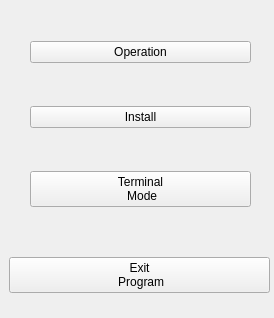
<?xml version="1.0" encoding="UTF-8"?>
<ui version="4.0">
 <class>OptionsMenu</class>
 <widget class="QWidget" name="OptionsMenu">
  <property name="geometry">
   <rect>
    <x>0</x>
    <y>0</y>
    <width>274</width>
    <height>318</height>
   </rect>
  </property>
  <property name="windowTitle">
   <string>LD Menu</string>
  </property>
  <widget class="QWidget" name="verticalLayoutWidget">
   <property name="geometry">
    <rect>
     <x>9</x>
     <y>250</y>
     <width>261</width>
     <height>51</height>
    </rect>
   </property>
   <layout class="QVBoxLayout" name="verticalLayout">
    <item>
     <widget class="QPushButton" name="exitButton">
      <property name="inputMethodHints">
       <set>Qt::ImhNone</set>
      </property>
      <property name="text">
       <string>Exit 
 Program</string>
      </property>
     </widget>
    </item>
   </layout>
  </widget>
  <widget class="QWidget" name="gridLayoutWidget">
   <property name="geometry">
    <rect>
     <x>30</x>
     <y>4</y>
     <width>221</width>
     <height>241</height>
    </rect>
   </property>
   <layout class="QGridLayout" name="gridLayout">
    <item row="2" column="0">
     <widget class="QPushButton" name="pushButton_5">
      <property name="text">
       <string>Terminal 
 Mode</string>
      </property>
     </widget>
    </item>
    <item row="1" column="0">
     <widget class="QPushButton" name="installButton">
      <property name="text">
       <string>Install</string>
      </property>
     </widget>
    </item>
    <item row="0" column="0">
     <widget class="QPushButton" name="operationButton">
      <property name="text">
       <string>Operation</string>
      </property>
     </widget>
    </item>
   </layout>
  </widget>
 </widget>
 <resources/>
 <connections/>
</ui>
